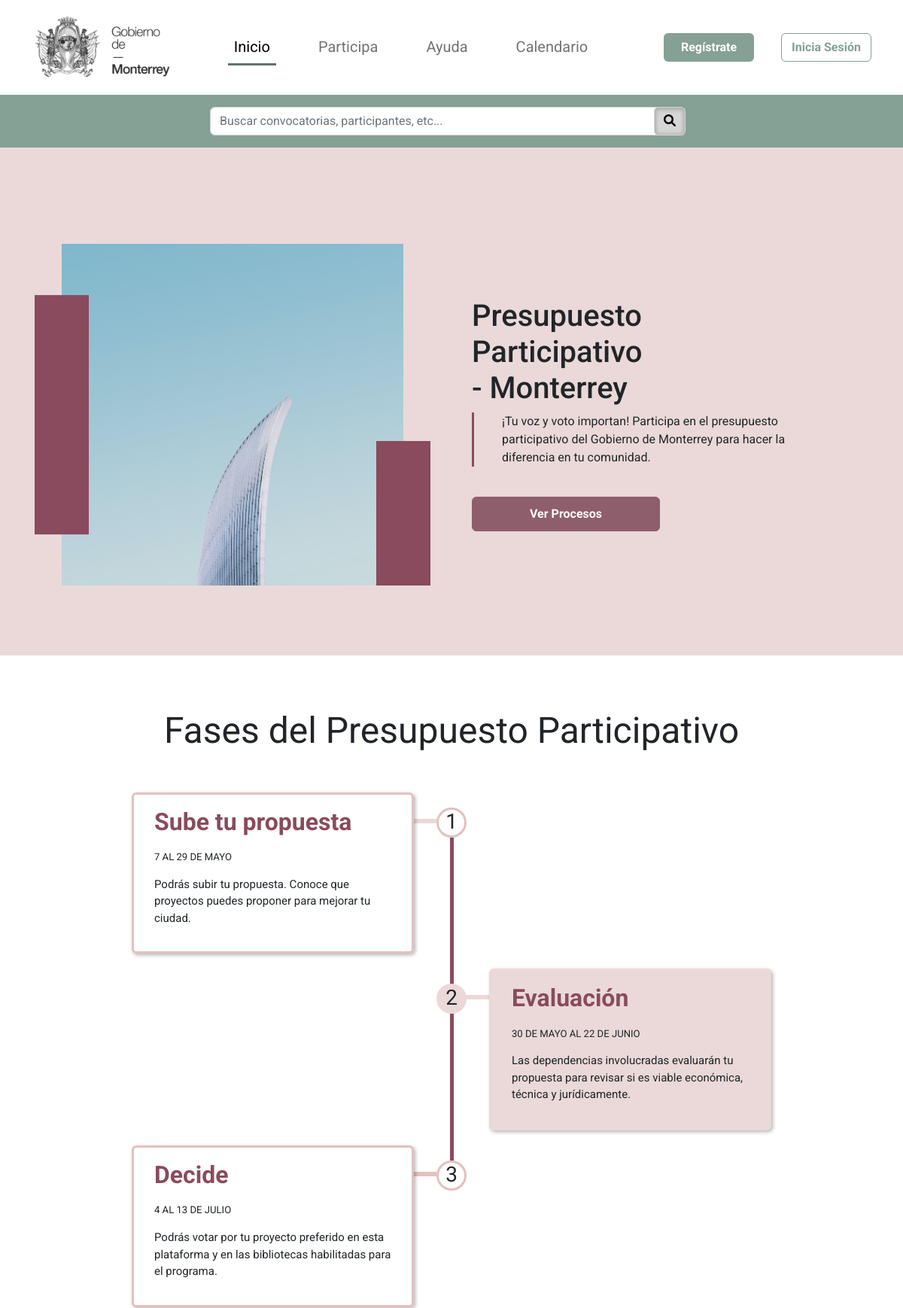
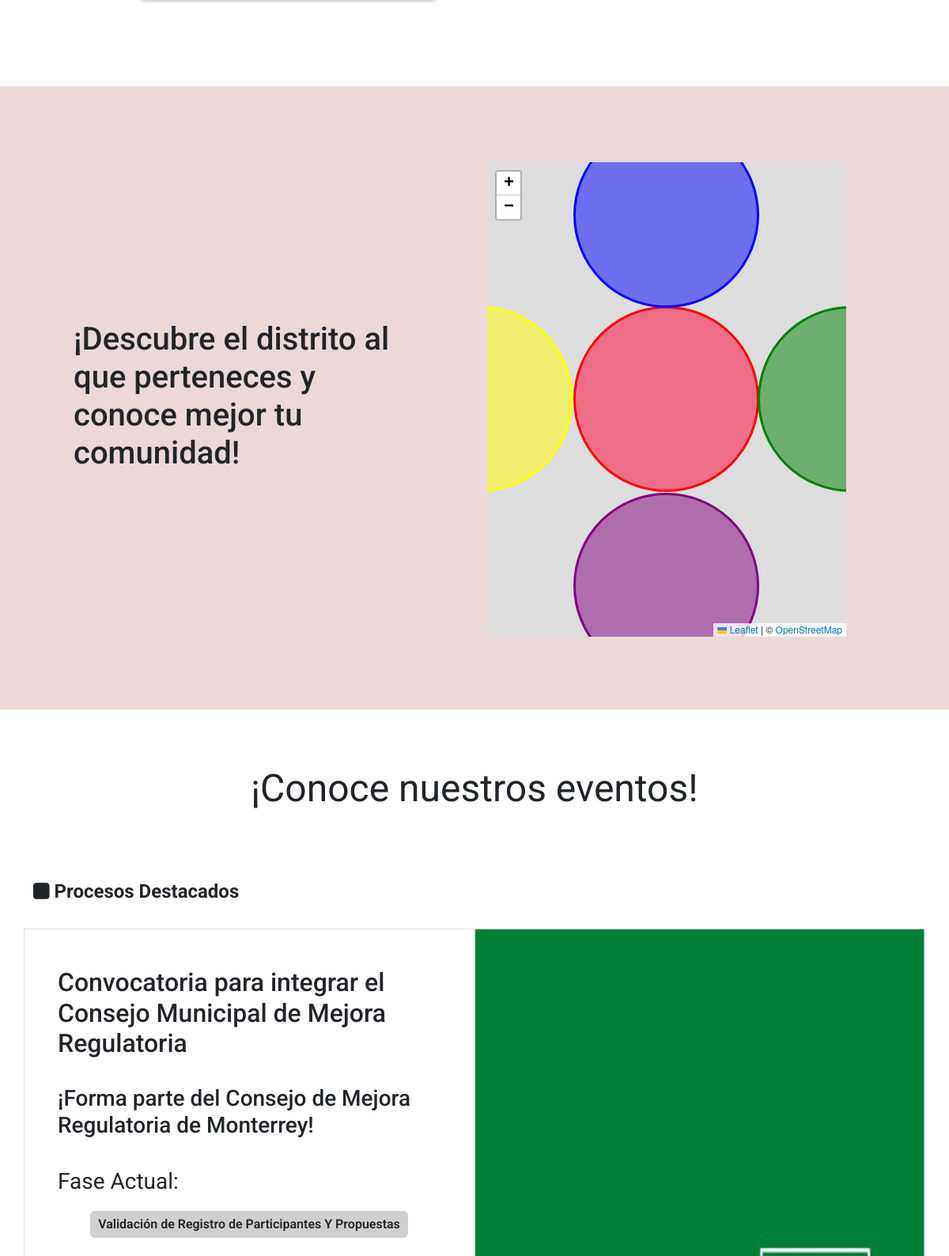
The page / (upper part) on the database its author committed (2 pictures, top to bottom).
### tables this page shows
CREATE TABLE `fases` (
  `pid` int(11) NOT NULL,
  `n_fase` int(11) NOT NULL,
  `titulo_fase` varchar(256) NOT NULL,
  `descripcion_fase` varchar(2048) NOT NULL,
  `estado` enum('1','2','3') NOT NULL,
  `fecha_inicio_fases` date NOT NULL,
  `fecha_fin_fases` date NOT NULL,
  `tipo` int(11) DEFAULT NULL
);

CREATE TABLE `procesos` (
  `pid` int(11) NOT NULL,
  `estatus` tinyint(1) NOT NULL,
  `fase_actual` int(11) NOT NULL,
  `titulo_proceso` varchar(256) NOT NULL,
  `subtitulo_proceso` varchar(256) DEFAULT NULL,
  `descripcion_proceso` varchar(2048) NOT NULL,
  `descripcion_c_proceso` mediumtext NOT NULL,
  `fecha_inicio_proceso` date NOT NULL,
  `fecha_fin_proceso` date NOT NULL,
  `aid` int(11) NOT NULL,
  `mid` int(11) NOT NULL,
  `img` varchar(256) DEFAULT NULL
);

### index.php (the view, shortened to what this page needs)
<?php
	require 'config/db.php';
	$stmt = $pdo->prepare("CALL get_process_featured_1()");
	$stmt->execute();
	$row = $stmt->fetch();
?>
<!DOCTYPE html>
<html lang="en">
<head>
    <link rel="stylesheet" href="css/template.css">
    <link rel="stylesheet" href="css/headerBody.css">
    <link rel="stylesheet" href="css/timeline.css">
    <link href="https://cdn.jsdelivr.net/npm/bootstrap@5.2.3/dist/css/bootstrap.min.css" rel="stylesheet">
    <link rel="stylesheet" href="https://cdnjs.cloudflare.com/ajax/libs/font-awesome/6.0.0/css/all.min.css" />
    <link rel="stylesheet" href="https://stackpath.bootstrapcdn.com/font-awesome/4.7.0/css/font-awesome.min.css">
    <link rel="stylesheet" href="https://unpkg.com/leaflet@1.9.3/dist/leaflet.css"/>
</head>
<body style="font-family: Roboto;">
    <nav class="navbar navbar-expand-lg">
        <div class="container">
			<a class="navbar-brand" href="#"><img src="img/logo.png" style="width: 200px;" alt="Logo del Gobierno de Monterrey"></a>
			<div class="collapse navbar-collapse mx-auto" id="navbarSupportedContent">
				<ul class="navbar-nav me-auto mx-auto mb-2 mb-lg-0 text-center">
				<li class="nav-item">
					<a class="nav-link a-active" href="index.php">Inicio</a>
				</li>
				<li class="nav-item mx-5">
					<a class="nav-link" href="participa.php">Participa</a>
				</li>
				<li class="nav-item">
					<a class="nav-link" href="ayuda.php">Ayuda</a>
				</li>
				<li class=" mx-5 nav-item">
					<a class="nav-link" href="calendario.php">Calendario</a>
				</li>
				</ul>
				<?php require 'components/login.php' ?>
			</div>
        </div>
    </nav>
	<?php require 'components/search_bar.php'; ?>
	<div class="w-100" style="background-color: #EAD9D8; padding-top: 4rem; padding-bottom: .8rem;">
		<div class="container" style="margin-top: 4rem; margin-bottom: 5rem;">
			<div class="header-body">
				<div class="slider">
					<div class="decoration-left anim"></div>
					<div class="decoration-right anim"></div>
					<img src="./img/img2.jpg" alt="img" class="slider-img">
				</div>
				<div class="text">
					<div>
						<h1>
							Presupuesto Participativo <br>
							- Monterrey
						</h1>
						<p>¡Tu voz y voto importan! Participa en el presupuesto participativo del Gobierno de Monterrey para hacer la diferencia en tu comunidad.</p>
						<a href="participa.php"><button class="process-featured-button-2-large mt-4">Ver Procesos</button></a>
					</div>
				</div>
			</div>
		</div>
	</div>
	<strong><p style="margin-top:4rem; text-align: center; margin-bottom: -4rem; font-weight: normal; font-size: 48px;">Fases del Presupuesto Participativo</p></strong>
	<div class="timeline">
		<div class="c left-container">
			<div class="circulo cir3"><p>1</p></div>
			<div class="t c3">
				<h2 style="color: #894B5D; font-weight: bold;">Sube tu propuesta</h2>
				<small>7 AL 29 DE MAYO </small>
				<p>Podrás subir tu propuesta. Conoce que proyectos puedes proponer para mejorar tu ciudad.</p>
				<span class="right-container-arrow arrow1"></span>
			</div>
		</div>
		<div class="c right-container">
			<div class="circulo cir2"><p>2</p></div>
			<div class="t c2">
				<h2 style="color: #894B5D; font-weight: bold;">Evaluación</h2>
				<small>30 DE MAYO AL 22 DE JUNIO</small>
				<p>Las dependencias involucradas evaluarán tu propuesta para revisar si es viable económica, técnica y jurídicamente.</p>
				<span class="left-container-arrow arrow2"></span>
			</div>
		</div>
		<div class="c left-container">
			<div class="circulo cir3"><p>3</p></div>
			<div class="t c3">
				<h2 style="color: #894B5D; font-weight: bold;">Decide</h2>
				<small>4 AL 13 DE JULIO </small>
				<p>Podrás votar por tu proyecto preferido en esta plataforma y en las bibliotecas habilitadas para el programa.</p>
				<span class="right-container-arrow arrow3"></span>
			</div>
		</div>
	</div>
	<div class="w-100" style="background-color: #EAD9D8; padding-top: 4rem; padding-bottom: .8rem;">
		<div class="container" style="margin-top: 2rem; margin-bottom: 5rem;">
			<div class="header-body">
				<div class="text">
					<div>
						<h1>¡Descubre el distrito al que perteneces y conoce mejor tu comunidad!</h1>
					</div>
				</div>
				<div class="slider">
					<div id="map" style="border-radius: 5;"></div>
				</div>
			</div>
		</div>
	</div>
	<strong><p style="margin-top:4rem; text-align: center; margin-bottom: -4rem; font-weight: normal; font-size: 48px;">¡Conoce nuestros eventos!</p></strong>
	<div class="w-100" style="padding-top: 4rem; padding-bottom: 5rem;">
		<div class="container process-featured">
		<h4><strong><i class="fa fa-square" aria-hidden="true"></i> Procesos Destacados</strong></h4>
		</div>
		<div class="container process-featured-container">
		<div class="row row-cols-1 row-cols-md-1 row-cols-lg-2">
			<div class="col border">
				<div class="my-5">
						<h2 class="process-featured-title">
						<?php
							echo $row['titulo_proceso'];
						?>
						</h2>
						<h3 class="process-featured-title2">
						<?php
							echo $row['subtitulo_proceso'];
						?>
						</h3>
						<p class="process-featured-title2">Fase Actual:  </p>
						<center><button class="process-featured-button-3">
						<?php
							echo $row['titulo_fase'];
						?>
						</button></center>
						<?php
							echo $row['descripcion_proceso'];
						?>
				</div>
			</div>
			<div class="col border d-flex justify-content-center align-items-center" style="padding: 0 0;  background-image: url(img/img4.jpg); background-position: center; background-repeat: no-repeat; background-size: 100% 100%;">
				<img class="card-img" src="img/img4.jpg" alt="" style="filter: opacity(0)">
			</div>
		</div>
		</div>
	</div>
</body>
</html>

### css/template.css (style rules this page uses)
:root { --accent:#894B5D; --spacing:2.5em; }
body { margin: 0; font-family: Roboto; }
* { box-sizing: border-box; }
nav { background-color: white; }
.nav-item { font-size: 20px; }
a.a-active { color: #000000; text-decoration: none; box-shadow: inset 0 -3px 0 0 #60746b; padding-bottom: .6rem; display: inline-block; transition: 300ms ease-out; }
.process-featured-container { padding-bottom: 2%; }
.process-featured { margin-top: 5rem; margin-bottom: 2rem; }
.process-featured-title { padding: 0 30px 0; }
.process-featured-title2 { padding: 26px 30px 0; font-size: 28px; }
.process-featured-text { padding: 26px 30px 0; font-size: 16px; margin: 0; }
.process-featured-button-2-large { padding: 10px 16px; font-weight: bold; width: 250px; color: white; background-color: #8f5e6c; border: 1px solid #8f5e6c; border-radius: 6px; transition: 300ms ease-in; }
.process-featured-button-3 { padding: 5px 10px; font-weight: 600; color: #252525; background-color: #d0cece; border: none; border-radius: 6px; transition: 300ms ease-in; }

### css/headerBody.css (style rules this page uses)
* { box-sizing: border-box; }
.header-body { display: grid; grid-template-columns: 1fr 1fr 3em; justify-content: center; align-content: center; }
.header-body > div { margin: 0 var(--spacing); }
.slider img { width: 100%; height: 100%; }
.slider { position: relative; }
.decoration-left, .decoration-right { background-color: var(--accent); position: absolute; z-index: 1; }
.decoration-left { top: 50%; left: -8%; width: 16%; height: 70%; transform: translateY(-50%); writing-mode: vertical-rl; color:#fff; font-size: 0.8em; display: flex; justify-content: center; align-items: center; animation: slide1; }
.decoration-right { bottom: 0; right: -8%; width: 16%; height: 12em; animation: slide2; }
.anim { animation-duration: 0.8s; animation-timing-function: cubic-bezier(0.39, 0.08, 0.93, 0.42); }
.text { display: flex; justify-content: center; align-items: center; }
.text > div { max-width: 27em; }
.text p { background-image: linear-gradient(0deg, var(--accent), var(--accent)); background-repeat: no-repeat; background-size: 3px 100%; padding-left: var(--spacing); background-position: 0 0; }

### css/timeline.css (style rules this page uses)
.timeline { position: relative; max-width: 950px; margin: 100px auto; }
.c { padding: 10px 50px; position: relative; width: 50%; animation: movedown 1s linear forwards; opacity: 0; }
.t { padding:20px 30px; position: relative; border-radius: 6px; font-size: 15px; box-shadow: 2px 2px 5px rgba(0, 0, 0, 0.3); }
.left-container { left: 0; }
.right-container { left: 50%; }
.circulo { position: absolute; width: 40px; height: 40px; border-radius: 50%; right: -20px; top: 30px; z-index: 10; background-color: #b97b35; }
.circulo > p { margin: 0; bottom: 2px; height: 40px; width: 40px; font-size: 28px; position: absolute; text-align: center; }
.c:nth-child(2) { animation-delay: 0s; }
.c:nth-child(3) { animation-delay: 1s; }
.c:nth-child(4) { animation-delay: 1.5s; }
.right-container .circulo { left: -20px; }
.t small { display: inline-block; margin-bottom: 15px; margin-top: 10px; }
.left-container-arrow { height: 6px; width: 50px; position: absolute; top:35px; z-index: 1; left: -32px; }
.right-container-arrow { height: 6px; width: 50px; position: absolute; top:35px; z-index: 1; right: -32px; }
.cir2 { z-index: 10; background-color: #EAD9D8; }
.cir3 { z-index: 10; background-color: white; outline: 3px solid #E3C1BE; outline-offset: -3px; }
.c2 { background: #EAD9D8; }
.c3 h2 { font-weight: normal; }
.c3 { font-weight: normal; background: white; outline: 3px solid #E3C1BE; outline-offset: -3px; }
.arrow1 { background-color: #EAD9D8; z-index: -1000; }
.arrow2 { background-color: #EAD9D8; z-index: -1000; }
.arrow3 { background-color: #E3C1BE; z-index: -1000; }

### index.php (style rules this page uses)
#map { height: 600px; }

### rows shown on the page
fases: pid.titulo_proceso "Convocatoria para integrar el Consejo Municipal de Mejora Regulatoria", pid.subtitulo_proceso "¡Forma parte del Consejo de Mejora Regulatoria de Monterrey!", titulo_fase "Validación de Registro de Participantes Y Propuestas"
